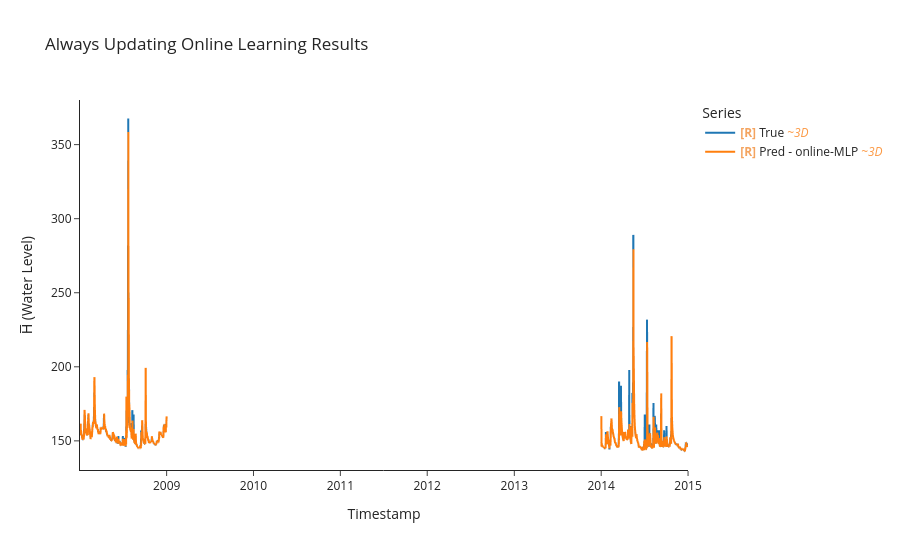

Notebook source saved alongside this figure:
### Markdown cell above
## Testing with Online Learning (from data on the fly)

### Code cell
# Testing with always updating 
model, optimizer, criterion = build_mlp(LOOKBACK*N_FEATURES, HORIZON)
y_true, y_pred, time_indices, cutom_adam_batch_losses = uf.train_model_online(model, optimizer,criterion,
                                                                              test_ds, test_df,
                                                                              LOOKBACK, HORIZON, BATCH_SIZE)
#training results
uf.calculate_metrics_and_plot({"online-MLP": (y_true, y_pred, time_indices)}, 
                              plot_title="Always Updating Online Learning Results")

### Figure 1 — Plotly figure (JSON) as saved in the notebook; plotly's stock layout.template omitted (floating-point values rounded to 4 significant figures; data arrays with more than 128 entries replaced by an {"elided": "..."} marker saying what was removed)
{"data": [{"hovertemplate": "Legend=True<br>Timestamp=%{x}<br>H̅ (Water Level)=%{y}<extra></extra>", "legendgroup": "True", "line": {"color": "#1f77b4", "dash": "solid", "width": 2}, "marker": {"symbol": "circle"}, "mode": "lines", "name": "<b style=\"color:sandybrown\">[R]</b> True <i style=\"color:#fc9944\">~3D</i>", "showlegend": true, "type": "scattergl", "uid": "1070bf58-f6ee-4bb5-a584-482c69dabc28", "x": {"elided": "1001 str values"}, "xaxis": "x", "y": {"elided": "1001 float values"}, "yaxis": "y"}, {"hovertemplate": "Legend=Pred - online-MLP<br>Timestamp=%{x}<br>H̅ (Water Level)=%{y}<extra></extra>", "legendgroup": "Pred - online-MLP", "line": {"color": "#ff7f0e", "dash": "solid", "width": 2}, "marker": {"symbol": "circle"}, "mode": "lines", "name": "<b style=\"color:sandybrown\">[R]</b> Pred - online-MLP <i style=\"color:#fc9944\">~3D</i>", "showlegend": true, "type": "scattergl", "uid": "8560485c-25d9-442c-9b40-15a0d26e4241", "x": {"elided": "1001 str values"}, "xaxis": "x", "y": {"elided": "1001 float values"}, "yaxis": "y"}], "layout": {"height": 550, "legend": {"title": {"text": "Series"}, "tracegroupgap": 0}, "title": {"text": "Always Updating Online Learning Results"}, "xaxis": {"anchor": "y", "domain": [0, 1], "title": {"text": "Timestamp"}}, "yaxis": {"anchor": "x", "domain": [0, 1], "title": {"text": "H̅ (Water Level)"}}}}
